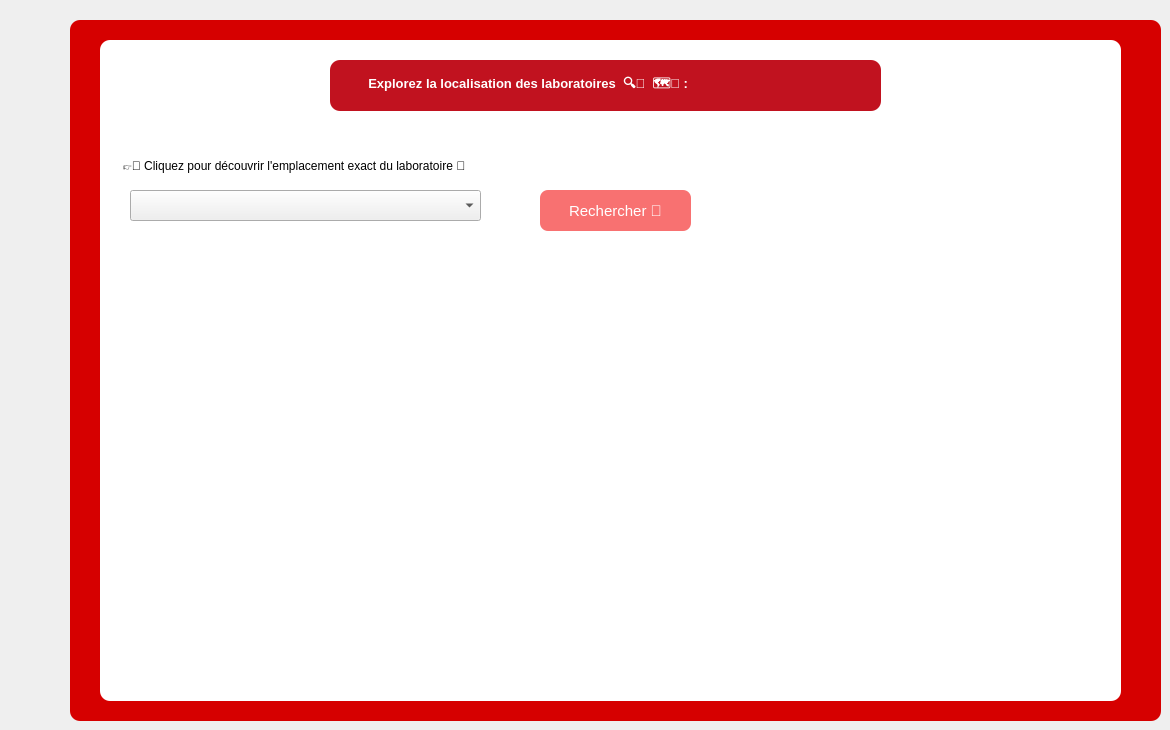
      <widget class="QWidget" name="tab_3">
       <attribute name="title">
        <string>Map</string>
       </attribute>
       <widget class="QFrame" name="frame_15">
        <property name="geometry">
         <rect>
          <x>70</x>
          <y>20</y>
          <width>1091</width>
          <height>701</height>
         </rect>
        </property>
        <property name="styleSheet">
         <string notr="true">QFrame {
    background-color: #D60000;
    border-radius: 10px;
    padding: 10px;
}
</string>
        </property>
        <property name="frameShape">
         <enum>QFrame::Shape::StyledPanel</enum>
        </property>
        <property name="frameShadow">
         <enum>QFrame::Shadow::Raised</enum>
        </property>
        <widget class="QGroupBox" name="loginButton">
         <property name="geometry">
          <rect>
           <x>30</x>
           <y>20</y>
           <width>1021</width>
           <height>661</height>
          </rect>
         </property>
         <property name="styleSheet">
          <string notr="true">QGroupBox {
    background-color: #FFFFFF;
    border-radius: 10px;
    border: none;
    padding: 10px;
}
QGroupBox::title {
    color: #D60000;
    font-weight: bold;
}

</string>
         </property>
         <property name="title">
          <string/>
         </property>
         <widget class="QLabel" name="label_113">
          <property name="geometry">
           <rect>
            <x>230</x>
            <y>20</y>
            <width>551</width>
            <height>51</height>
           </rect>
          </property>
          <property name="styleSheet">
           <string notr="true">QLabel {
    color: white;
    background-color: #C1121F;  /* deep red */
    font-family: &quot;Montserrat&quot;, &quot;Arial Black&quot;, sans-serif;
    font-size: 10pt;
    font-weight: bold;
    padding: 10px;
    
    border-radius: 10px;
}
QLabel:hover {
    background-color: #D7263D; /* lighter red */
    color: black;
}
</string>
          </property>
          <property name="text">
           <string>       Explorez la localisation des laboratoires  🔍🧪  🗺️📍 :</string>
          </property>
         </widget>
         <widget class="QComboBox" name="comboBox_nomlab">
          <property name="geometry">
           <rect>
            <x>30</x>
            <y>150</y>
            <width>351</width>
            <height>31</height>
           </rect>
          </property>
         </widget>
         <widget class="QPushButton" name="pushButton_search">
          <property name="geometry">
           <rect>
            <x>440</x>
            <y>150</y>
            <width>151</width>
            <height>41</height>
           </rect>
          </property>
          <property name="styleSheet">
           <string notr="true">QPushButton {
    background-color: #F87171;  /* light red */
    color: white;
    font-family: &quot;Segoe UI&quot;, &quot;Montserrat&quot;, sans-serif;
    font-size: 11pt;
   
  
    border-radius: 8px;
    padding: 8px 16px;
}

QPushButton:hover {
    background-color: #FFA4A4;  /* lighter on hover */
    color: black;
}

QPushButton:pressed {
    color: white;
    border: 2px solid #FFA4A4;
}

</string>
          </property>
          <property name="text">
           <string>Rechercher 🔎</string>
          </property>
         </widget>
         <widget class="QLabel" name="label_10">
          <property name="geometry">
           <rect>
            <x>10</x>
            <y>90</y>
            <width>631</width>
            <height>71</height>
           </rect>
          </property>
          <property name="styleSheet">
           <string notr="true">QLabel {
    background-color: transparent;
  
}
</string>
          </property>
          <property name="text">
           <string>👉📍 Cliquez pour découvrir l'emplacement exact du laboratoire 🧪</string>
          </property>
         </widget>
         <widget class="QLabel" name="label_map">
          <property name="geometry">
           <rect>
            <x>120</x>
            <y>200</y>
            <width>901</width>
            <height>441</height>
           </rect>
          </property>
          <property name="styleSheet">
           <string notr="true">QLabel {
    background-color: transparent; /* Fond transparent */
   
}</string>
          </property>
          <property name="text">
           <string/>
          </property>
         </widget>
        </widget>
       </widget>
      </widget>
